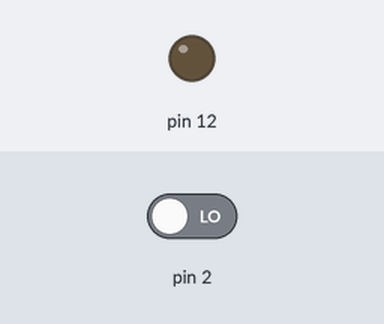
Recording of a sketch running on a simulated Arduino Uno, built with avr-gcc and run on an emulated ATmega328P. Shown: output pins drawn as LEDs (lit = HIGH). The test bench sets the inputs (shaded band); at power-on: pin 2 LOW.

Above: at 1.2 s.
1.3 s: pin 2 driven HIGH
At 2.4 s:
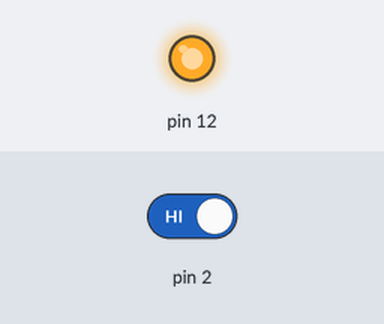
Timing chart, 0 to 4.3 s (numbered marks = the images above; inputs shaded):
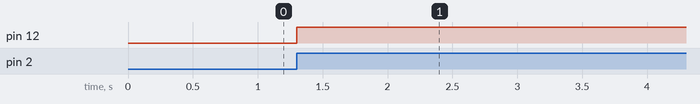

The sketch:

code.ino
```cpp
volatile boolean ledOn= false;

void setup() {
  pinMode(12, OUTPUT);
  pinMode(4, INPUT);
  attachInterrupt(0,buttonPressed,RISING);

}

void loop() {
  // put your main code here, to run repeatedly:

}

void buttonPressed()
{
  if(ledOn)
  {
    ledOn = false;
    digitalWrite(12,LOW);
  }
  else
  {
    ledOn = true;
    digitalWrite(12,HIGH);
  }
}
```

Measured:
- after the input at 1.3 s, pin 12: LOW → HIGH at once
